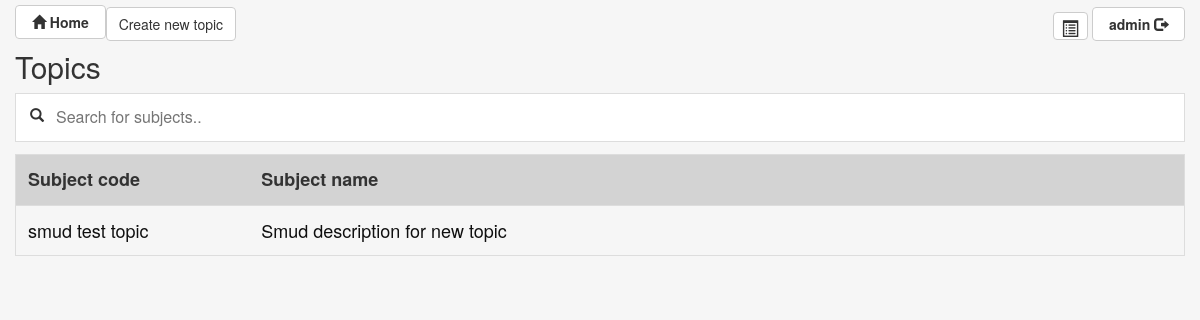
The page /forum/ (signed in) on the database its author committed.
### forum/models.py (models this page shows, shortened)
class Topic(models.Model):
    topic_name = models.CharField(max_length=60)
    topic_desc = models.CharField(max_length=200)
    topic_created = models.DateTimeField('Date created', auto_now_add=True)  # Automatically stores creation save
    topic_updated = models.DateTimeField('Date updated', auto_now_add=True)  # Automatically updates on save

### forum/views.py (the view)
class TopicsView(generic.ListView):
    model = Topic  # Sets the model this built in view is interacting with
    template_name = 'forum/topics.html'  # Sets template used by the view
    context_object_name = 'topics_list'  # Creates name for list of the object
    def get_queryset(self):
        return Topic.objects.order_by('topic_name')  # Makes sure the topics are ordered by name

### forum/templates/forum/topics.html (shortened to what this page needs)
{% extends 'forum/base.html' %}
{% block header-button %}
<div class="left">
    {% if perms.forum.delete_question %}
    <a class="btn btn-default" style="height:2.2em;display:inline;" href="new_topic" role="button">Create new topic</a>
    {% endif %}
</div>
{% endblock %}
{% block container-fluid %}
<h2>Topics</h2>
{% if topics_list %}
<div class="inner-addon left-addon">
    <input type="text" id="searchFunc" onkeyup="searchFunction()" placeholder="Search for subjects.."
           title="Type in a name">
</div>
<table id="topicTable">
    <tr class="header">
        <th style="width:20%;">Subject code</th>
        <th style="width:90%;">Subject name</th>
    </tr>
    {% for topic in topics_list %}
    <tr>
        <td>
            <a href="/forum/topics/{{ topic.id }}" style="color:#0f0f0f;text-decoration:none" >
                <div style="height:100%;width:100%" id="t{{ topic.id }}">
                    {{ topic.topic_name }}
                </div>
            </a>
        </td>
        <td>
            <a href="/forum/topics/{{ topic.id }}" style="color:#0f0f0f;text-decoration:none">
                <div style="height:100%;width:100%">
                    {{ topic.topic_desc }}
                </div>
            </a>
        </td>
    </tr>
    {% endfor %}
</table>
{% else %}
<p>No created topic.</p>
{% endif %}
{% endblock %}

### forum/templates/forum/base.html (shortened to what this page needs)
<!DOCTYPE html>
<html lang="en">
<head>
    {% load staticfiles %}
    <link rel='stylesheet' href="{% static 'forum/css/bootstrap.min.css' %}" type="text/css">
</head>
<body class="body" style="background-color: #f6f6f6">
<div class="container-fluid">
    <div class="left">
        <a class="btn btn-default" href="/forum" role="button"
           style=" width: 6.2em;  height: 2.2em;display:inline;">
            <label>&nbsp;<span class="glyphicon glyphicon-home" aria-hidden="true"></span> Home</label>&nbsp;
        </a>
    </div>
    {% block header-button %}
    {% endblock %}
    <div class="right">
        {% if user.username %}
        <div>
            <a data-toggle="tooltip" title="List of your questions" class="btn btn-default"
               href="/forum/my_question"
               role="button" style=" width: 2.5em;  height: 2em;">
                <label><span class="glyphicon glyphicon-list-alt" aria-hidden="true"
                             style="transform: scale(1.2);padding-right: 30px"></span></label>
            </a>
            <a data-toggle="tooltip" title="Log out" class="btn btn-default" href="/forum/logout" role="button"
               style=" width: 6.2em;  height: 2.2em;display:inline;">
                <label>&nbsp;{{ user.username }} <span class="glyphicon glyphicon-log-out"
                                                       aria-hidden="true"></span></label>&nbsp;
            </a>
        </div>
        {% endif %}
    </div>
    <div style="padding-top: 30px">
        {% block container-fluid %}
        {% endblock %}
    </div>
</div>
</body>
</html>

### forum/templates/forum/base.html (style rules this page uses)
.right { float: right; padding-top: 12px; }
.left { float: left; padding-top: 12px; }

### forum/templates/forum/topics.html (style rules this page uses)
* { box-sizing: border-box; }
#searchFunc { background-position: 10px 10px; background-repeat: no-repeat; width: 100%; font-size: 16px; padding: 12px 20px 12px 40px; border: 1px solid #ddd; margin-bottom: 12px; }
.inner-addon { position: relative; }
.left-addon input { padding-left: 30px; }
#topicTable { border-collapse: collapse; width: 100%; border: 1px solid #ddd; font-size: 18px; }
#topicTable th, #topicTable td { text-align: left; padding: 12px; }
#topicTable tr { border-bottom: 1px solid #ddd; }
#topicTable tr.header { background-color: #d3d3d3; }

### rows shown on the page
Topic: {{ topic.id }} 1 (drawn), topic_name "smud test topic", topic_desc "Smud description for new topic"

### other values the page prints
{{ user.username }} "admin"
